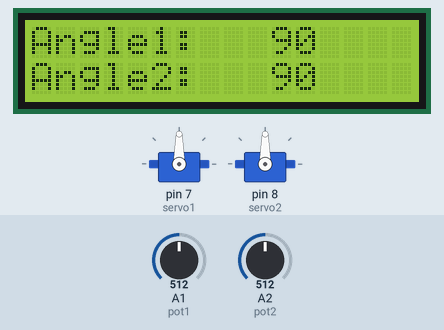
Recording of a sketch running on a simulated Arduino Uno, built with avr-gcc and run on an emulated ATmega328P. Parts: 16×2 character LCD, 2 × servo. The test bench sets the inputs (shaded band); at power-on: A1 (pot1) = 512, A2 (pot2) = 512.

Above: at 1.2 s.
1.3 s: A1 (pot1) set to 716
At 2.1 s:
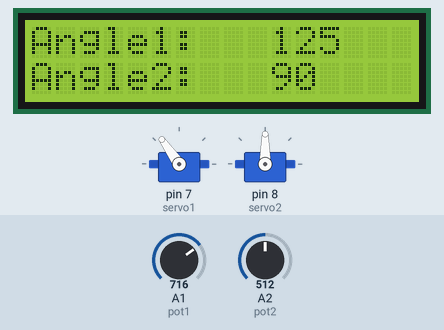
2.8 s: A2 (pot2) set to 716
At 3.7 s:
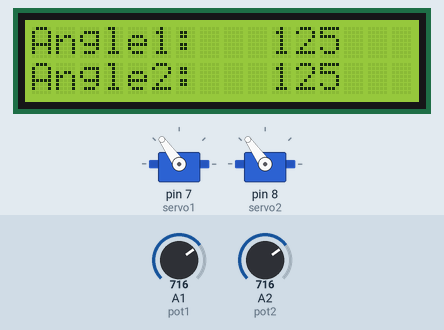
4.3 s: A1 (pot1) set to 900
At 5.5 s:
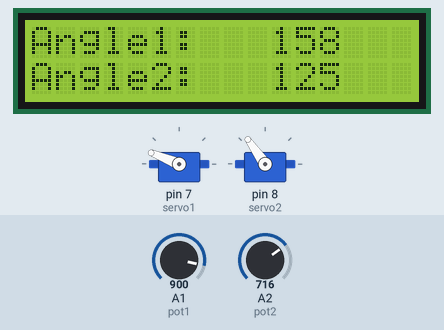
5.8 s: A2 (pot2) set to 900
At 6.2 s:
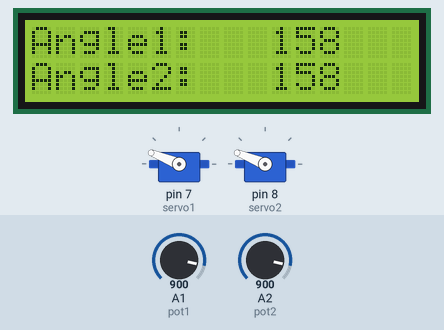
7.3 s: A1 (pot1) set to 1023
At 8.3 s:
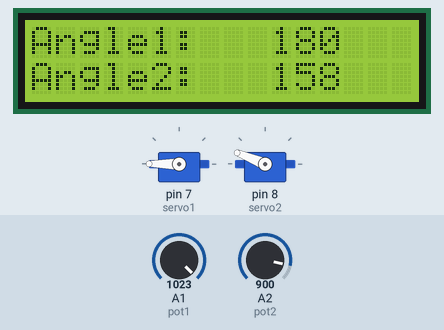
8.8 s: A2 (pot2) set to 1023
At 10.0 s:
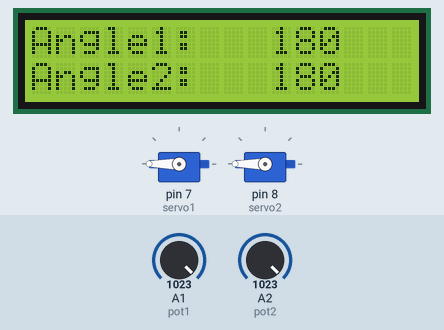
Timing chart, 0 to 11.3 s (numbered marks = the images above; inputs shaded):
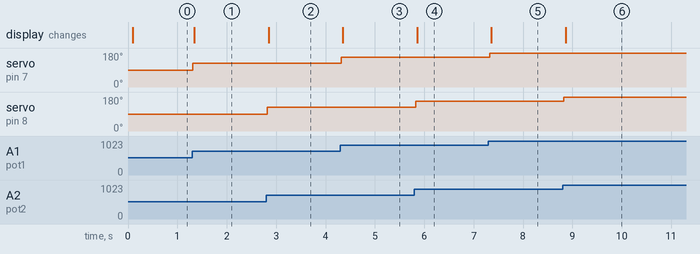

Measured:
- after the input at 1.3 s, servo on pin 7 (servo1): 90° → 125° at once; the display: changes at once (image 1)
- after the input at 2.8 s, servo on pin 8 (servo2): 90° → 125° at once; the display: changes after 0.05 s (image 2)
- after the input at 4.3 s, servo on pin 7 (servo1): 125° → 158° at once; the display: changes at once (image 3)
- after the input at 5.8 s, servo on pin 8 (servo2): 125° → 158° at once; the display: changes after 0.06 s (image 4)
- after the input at 7.3 s, servo on pin 7 (servo1): 158° → 180° at once; the display: changes after 0.05 s (image 5)
- after the input at 8.8 s, servo on pin 8 (servo2): 158° → 180° at once; the display: changes after 0.07 s (image 6)

The sketch:

attiny84a_and_two_Servos.ino
```cpp
#include <Servo.h>
#include <Wire.h>
#include <LiquidCrystal_I2C.h>
LiquidCrystal_I2C lcd(0x27,16,2);
Servo servo1;
Servo servo2;
int pot1 = A1;
int pot2 = A2;
void setup(){
  lcd.init();
  lcd.backlight();
  servo1.attach(7);
  servo2.attach(8);
}
void loop(){
  int val1 = analogRead(pot1);
  int val2 = analogRead(pot2);
  val1 = map(val1, 0, 1023, 0, 180);
  val2 = map(val2, 0, 1023, 0, 180);
  servo1.write(val1);
  servo2.write(val2);
  delay(15);
  lcd.setCursor(0,0);
  lcd.print("Angle1:");
  lcd.setCursor(10,0);
  lcd.print(val1);
  lcd.setCursor(0,1);
  lcd.print("Angle2:");
  lcd.setCursor(10,1);
  lcd.print(val2);
}
```
